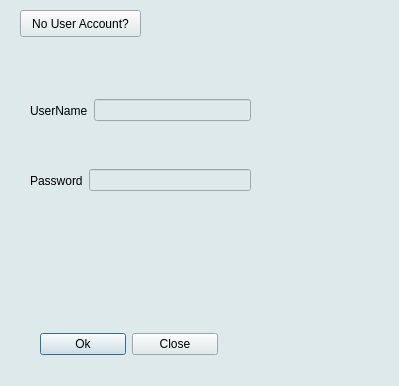
<?xml version="1.0" encoding="UTF-8"?>
<ui version="4.0">
 <class>Login</class>
 <widget class="QDialog" name="Login">
  <property name="geometry">
   <rect>
    <x>0</x>
    <y>0</y>
    <width>399</width>
    <height>386</height>
   </rect>
  </property>
  <property name="windowTitle">
   <string>Dialog</string>
  </property>
  <property name="styleSheet">
   <string notr="true">background-color: rgb(222, 233, 235);</string>
  </property>
  <property name="sizeGripEnabled">
   <bool>true</bool>
  </property>
  <widget class="QPushButton" name="pushButton_3">
   <property name="geometry">
    <rect>
     <x>20</x>
     <y>10</y>
     <width>121</width>
     <height>27</height>
    </rect>
   </property>
   <property name="text">
    <string>No User Account?</string>
   </property>
  </widget>
  <widget class="QStackedWidget" name="stackedWidget">
   <property name="geometry">
    <rect>
     <x>10</x>
     <y>50</y>
     <width>351</width>
     <height>261</height>
    </rect>
   </property>
   <property name="currentIndex">
    <number>0</number>
   </property>
   <widget class="QWidget" name="page">
    <widget class="QWidget" name="layoutWidget">
     <property name="geometry">
      <rect>
       <x>20</x>
       <y>40</y>
       <width>221</width>
       <height>41</height>
      </rect>
     </property>
     <layout class="QHBoxLayout" name="horizontalLayout_2">
      <item>
       <widget class="QLabel" name="label">
        <property name="text">
         <string>UserName</string>
        </property>
       </widget>
      </item>
      <item>
       <widget class="QLineEdit" name="lineEdit"/>
      </item>
     </layout>
    </widget>
    <widget class="QWidget" name="layoutWidget">
     <property name="geometry">
      <rect>
       <x>20</x>
       <y>110</y>
       <width>221</width>
       <height>41</height>
      </rect>
     </property>
     <layout class="QHBoxLayout" name="horizontalLayout_3">
      <item>
       <widget class="QLabel" name="label_2">
        <property name="text">
         <string>Password</string>
        </property>
       </widget>
      </item>
      <item>
       <widget class="QLineEdit" name="lineEdit_2">
        <property name="echoMode">
         <enum>QLineEdit::Password</enum>
        </property>
       </widget>
      </item>
     </layout>
    </widget>
    <zorder>layoutWidget</zorder>
    <zorder>layoutWidget</zorder>
   </widget>
   <widget class="QWidget" name="page_2">
    <widget class="QPushButton" name="pushButton_4">
     <property name="geometry">
      <rect>
       <x>210</x>
       <y>220</y>
       <width>88</width>
       <height>27</height>
      </rect>
     </property>
     <property name="text">
      <string>Back</string>
     </property>
    </widget>
    <widget class="QPushButton" name="pushButton_5">
     <property name="geometry">
      <rect>
       <x>260</x>
       <y>30</y>
       <width>61</width>
       <height>27</height>
      </rect>
     </property>
     <property name="text">
      <string>Validate</string>
     </property>
    </widget>
    <widget class="QWidget" name="layoutWidget">
     <property name="geometry">
      <rect>
       <x>10</x>
       <y>10</y>
       <width>241</width>
       <height>201</height>
      </rect>
     </property>
     <layout class="QGridLayout" name="gridLayout">
      <item row="0" column="0">
       <widget class="QGroupBox" name="groupBox">
        <property name="title">
         <string>Root</string>
        </property>
        <widget class="QWidget" name="layoutWidget">
         <property name="geometry">
          <rect>
           <x>20</x>
           <y>20</y>
           <width>191</width>
           <height>31</height>
          </rect>
         </property>
         <layout class="QHBoxLayout" name="horizontalLayout_4">
          <item>
           <widget class="QLabel" name="label_3">
            <property name="text">
             <string>usernname</string>
            </property>
           </widget>
          </item>
          <item>
           <widget class="QLineEdit" name="lineEdit_3"/>
          </item>
         </layout>
        </widget>
        <widget class="QWidget" name="layoutWidget">
         <property name="geometry">
          <rect>
           <x>20</x>
           <y>50</y>
           <width>191</width>
           <height>31</height>
          </rect>
         </property>
         <layout class="QHBoxLayout" name="horizontalLayout_5">
          <item>
           <widget class="QLabel" name="label_4">
            <property name="text">
             <string>Password</string>
            </property>
           </widget>
          </item>
          <item>
           <widget class="QLineEdit" name="lineEdit_4">
            <property name="echoMode">
             <enum>QLineEdit::Password</enum>
            </property>
           </widget>
          </item>
         </layout>
        </widget>
       </widget>
      </item>
      <item row="1" column="0">
       <widget class="QGroupBox" name="groupBox_2">
        <property name="title">
         <string>New User</string>
        </property>
        <widget class="QWidget" name="layoutWidget">
         <property name="geometry">
          <rect>
           <x>20</x>
           <y>20</y>
           <width>191</width>
           <height>31</height>
          </rect>
         </property>
         <layout class="QHBoxLayout" name="horizontalLayout_6">
          <item>
           <widget class="QLabel" name="label_5">
            <property name="text">
             <string>usernname</string>
            </property>
           </widget>
          </item>
          <item>
           <widget class="QLineEdit" name="lineEdit_5"/>
          </item>
         </layout>
        </widget>
        <widget class="QWidget" name="layoutWidget_2">
         <property name="geometry">
          <rect>
           <x>20</x>
           <y>50</y>
           <width>191</width>
           <height>31</height>
          </rect>
         </property>
         <layout class="QHBoxLayout" name="horizontalLayout_7">
          <item>
           <widget class="QLabel" name="label_6">
            <property name="text">
             <string>Password</string>
            </property>
           </widget>
          </item>
          <item>
           <widget class="QLineEdit" name="lineEdit_6">
            <property name="echoMode">
             <enum>QLineEdit::Password</enum>
            </property>
           </widget>
          </item>
         </layout>
        </widget>
       </widget>
      </item>
     </layout>
    </widget>
   </widget>
  </widget>
  <widget class="QWidget" name="layoutWidget">
   <property name="geometry">
    <rect>
     <x>40</x>
     <y>330</y>
     <width>178</width>
     <height>29</height>
    </rect>
   </property>
   <layout class="QHBoxLayout" name="horizontalLayout">
    <item>
     <widget class="QPushButton" name="pushButton">
      <property name="text">
       <string>Ok</string>
      </property>
      <property name="default">
       <bool>true</bool>
      </property>
     </widget>
    </item>
    <item>
     <widget class="QPushButton" name="pushButton_2">
      <property name="text">
       <string>Close</string>
      </property>
     </widget>
    </item>
   </layout>
  </widget>
 </widget>
 <tabstops>
  <tabstop>lineEdit</tabstop>
  <tabstop>lineEdit_2</tabstop>
  <tabstop>pushButton_3</tabstop>
  <tabstop>pushButton_2</tabstop>
  <tabstop>pushButton</tabstop>
  <tabstop>lineEdit_3</tabstop>
  <tabstop>lineEdit_4</tabstop>
  <tabstop>lineEdit_5</tabstop>
  <tabstop>lineEdit_6</tabstop>
  <tabstop>pushButton_4</tabstop>
  <tabstop>pushButton_5</tabstop>
 </tabstops>
 <resources/>
 <connections>
  <connection>
   <sender>pushButton_2</sender>
   <signal>clicked()</signal>
   <receiver>Login</receiver>
   <slot>close()</slot>
   <hints>
    <hint type="sourcelabel">
     <x>366</x>
     <y>297</y>
    </hint>
    <hint type="destinationlabel">
     <x>352</x>
     <y>270</y>
    </hint>
   </hints>
  </connection>
  <connection>
   <sender>pushButton_4</sender>
   <signal>clicked()</signal>
   <receiver>lineEdit_6</receiver>
   <slot>clear()</slot>
   <hints>
    <hint type="sourcelabel">
     <x>313</x>
     <y>213</y>
    </hint>
    <hint type="destinationlabel">
     <x>359</x>
     <y>187</y>
    </hint>
   </hints>
  </connection>
  <connection>
   <sender>pushButton_3</sender>
   <signal>clicked()</signal>
   <receiver>lineEdit</receiver>
   <slot>clear()</slot>
   <hints>
    <hint type="sourcelabel">
     <x>104</x>
     <y>41</y>
    </hint>
    <hint type="destinationlabel">
     <x>270</x>
     <y>69</y>
    </hint>
   </hints>
  </connection>
  <connection>
   <sender>pushButton_3</sender>
   <signal>clicked()</signal>
   <receiver>lineEdit_2</receiver>
   <slot>clear()</slot>
   <hints>
    <hint type="sourcelabel">
     <x>51</x>
     <y>44</y>
    </hint>
    <hint type="destinationlabel">
     <x>353</x>
     <y>152</y>
    </hint>
   </hints>
  </connection>
  <connection>
   <sender>pushButton_4</sender>
   <signal>clicked()</signal>
   <receiver>lineEdit_5</receiver>
   <slot>clear()</slot>
   <hints>
    <hint type="sourcelabel">
     <x>328</x>
     <y>219</y>
    </hint>
    <hint type="destinationlabel">
     <x>350</x>
     <y>156</y>
    </hint>
   </hints>
  </connection>
  <connection>
   <sender>pushButton_4</sender>
   <signal>clicked()</signal>
   <receiver>lineEdit_3</receiver>
   <slot>clear()</slot>
   <hints>
    <hint type="sourcelabel">
     <x>318</x>
     <y>221</y>
    </hint>
    <hint type="destinationlabel">
     <x>324</x>
     <y>65</y>
    </hint>
   </hints>
  </connection>
  <connection>
   <sender>pushButton_4</sender>
   <signal>clicked()</signal>
   <receiver>lineEdit_4</receiver>
   <slot>clear()</slot>
   <hints>
    <hint type="sourcelabel">
     <x>323</x>
     <y>216</y>
    </hint>
    <hint type="destinationlabel">
     <x>298</x>
     <y>95</y>
    </hint>
   </hints>
  </connection>
 </connections>
</ui>
